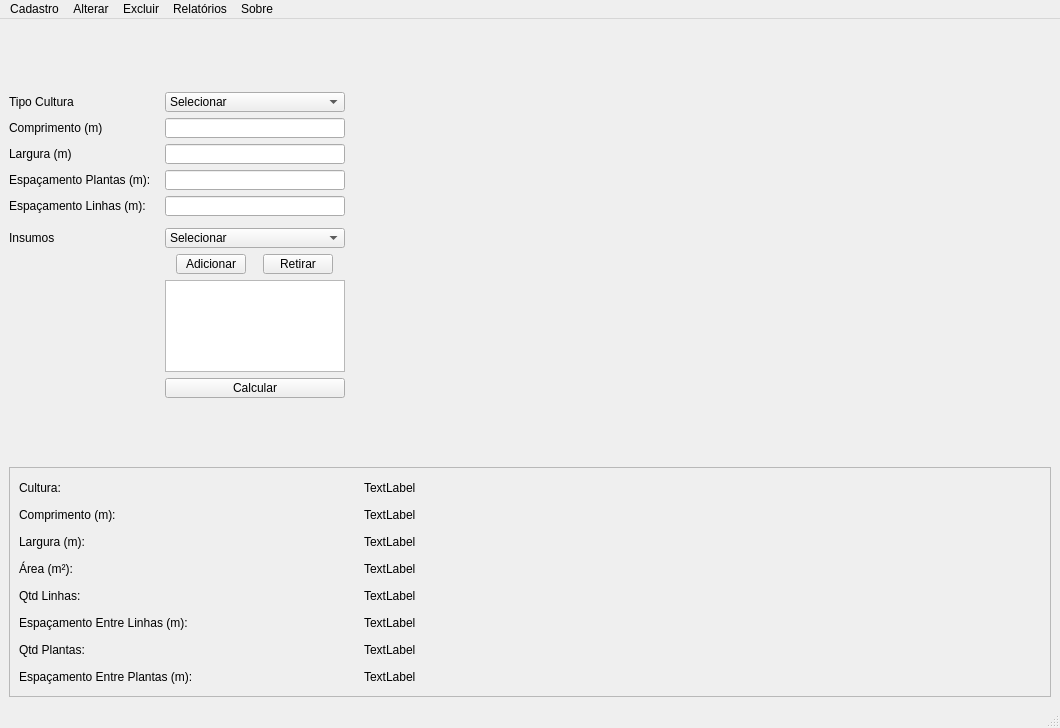
<?xml version="1.0" encoding="UTF-8"?>
<ui version="4.0">
 <class>FarmTechWindow</class>
 <widget class="QMainWindow" name="FarmTechWindow">
  <property name="geometry">
   <rect>
    <x>0</x>
    <y>0</y>
    <width>1010</width>
    <height>728</height>
   </rect>
  </property>
  <property name="windowTitle">
   <string>MainWindow</string>
  </property>
  <widget class="QWidget" name="centralwidget">
   <layout class="QGridLayout" name="gridLayout_2">
    <item row="0" column="2" rowspan="12">
     <widget class="QWidget" name="widget_graph" native="true">
      <property name="minimumSize">
       <size>
        <width>700</width>
        <height>400</height>
       </size>
      </property>
      <property name="maximumSize">
       <size>
        <width>16777215</width>
        <height>400</height>
       </size>
      </property>
     </widget>
    </item>
    <item row="8" column="1">
     <layout class="QHBoxLayout" name="horizontalLayout_3">
      <item>
       <widget class="QPushButton" name="but_insumo_add">
        <property name="minimumSize">
         <size>
          <width>70</width>
          <height>20</height>
         </size>
        </property>
        <property name="maximumSize">
         <size>
          <width>70</width>
          <height>20</height>
         </size>
        </property>
        <property name="text">
         <string>Adicionar</string>
        </property>
       </widget>
      </item>
      <item>
       <widget class="QPushButton" name="but_insumo_del">
        <property name="minimumSize">
         <size>
          <width>70</width>
          <height>20</height>
         </size>
        </property>
        <property name="maximumSize">
         <size>
          <width>70</width>
          <height>20</height>
         </size>
        </property>
        <property name="text">
         <string>Retirar</string>
        </property>
       </widget>
      </item>
     </layout>
    </item>
    <item row="12" column="0" colspan="3">
     <widget class="QFrame" name="frame">
      <property name="minimumSize">
       <size>
        <width>930</width>
        <height>230</height>
       </size>
      </property>
      <property name="maximumSize">
       <size>
        <width>16777215</width>
        <height>16777215</height>
       </size>
      </property>
      <property name="frameShape">
       <enum>QFrame::StyledPanel</enum>
      </property>
      <property name="frameShadow">
       <enum>QFrame::Raised</enum>
      </property>
      <layout class="QGridLayout" name="gridLayout">
       <item row="0" column="0">
        <widget class="QLabel" name="label_5">
         <property name="minimumSize">
          <size>
           <width>120</width>
           <height>20</height>
          </size>
         </property>
         <property name="text">
          <string>Cultura: </string>
         </property>
        </widget>
       </item>
       <item row="0" column="1" colspan="2">
        <widget class="QLabel" name="l_tipo_produto">
         <property name="text">
          <string>TextLabel</string>
         </property>
        </widget>
       </item>
       <item row="1" column="0">
        <widget class="QLabel" name="label_6">
         <property name="minimumSize">
          <size>
           <width>120</width>
           <height>20</height>
          </size>
         </property>
         <property name="text">
          <string>Comprimento (m):</string>
         </property>
        </widget>
       </item>
       <item row="1" column="1" colspan="2">
        <widget class="QLabel" name="l_comprimento">
         <property name="text">
          <string>TextLabel</string>
         </property>
        </widget>
       </item>
       <item row="2" column="0">
        <widget class="QLabel" name="label_7">
         <property name="minimumSize">
          <size>
           <width>120</width>
           <height>20</height>
          </size>
         </property>
         <property name="text">
          <string>Largura (m):</string>
         </property>
        </widget>
       </item>
       <item row="2" column="1" colspan="2">
        <widget class="QLabel" name="l_largura">
         <property name="text">
          <string>TextLabel</string>
         </property>
        </widget>
       </item>
       <item row="3" column="0">
        <widget class="QLabel" name="label_8">
         <property name="minimumSize">
          <size>
           <width>120</width>
           <height>20</height>
          </size>
         </property>
         <property name="text">
          <string>Área (m²):</string>
         </property>
        </widget>
       </item>
       <item row="4" column="0">
        <widget class="QLabel" name="label_9">
         <property name="minimumSize">
          <size>
           <width>120</width>
           <height>20</height>
          </size>
         </property>
         <property name="text">
          <string>Qtd Linhas:</string>
         </property>
        </widget>
       </item>
       <item row="6" column="0">
        <widget class="QLabel" name="label_10">
         <property name="minimumSize">
          <size>
           <width>120</width>
           <height>20</height>
          </size>
         </property>
         <property name="text">
          <string>Qtd Plantas:</string>
         </property>
        </widget>
       </item>
       <item row="3" column="1" colspan="2">
        <widget class="QLabel" name="l_area">
         <property name="text">
          <string>TextLabel</string>
         </property>
        </widget>
       </item>
       <item row="4" column="1" colspan="2">
        <widget class="QLabel" name="l_qtd_linhas">
         <property name="text">
          <string>TextLabel</string>
         </property>
        </widget>
       </item>
       <item row="5" column="0">
        <widget class="QLabel" name="label_11">
         <property name="minimumSize">
          <size>
           <width>150</width>
           <height>20</height>
          </size>
         </property>
         <property name="text">
          <string>Espaçamento Entre Linhas (m):</string>
         </property>
        </widget>
       </item>
       <item row="5" column="1" colspan="2">
        <widget class="QLabel" name="l_esp_l">
         <property name="text">
          <string>TextLabel</string>
         </property>
        </widget>
       </item>
       <item row="6" column="1" colspan="2">
        <widget class="QLabel" name="l_qtd_plantas">
         <property name="text">
          <string>TextLabel</string>
         </property>
        </widget>
       </item>
       <item row="7" column="0">
        <widget class="QLabel" name="label_12">
         <property name="minimumSize">
          <size>
           <width>150</width>
           <height>20</height>
          </size>
         </property>
         <property name="text">
          <string>Espaçamento Entre Plantas (m):</string>
         </property>
        </widget>
       </item>
       <item row="7" column="1" colspan="2">
        <widget class="QLabel" name="l_esp_p">
         <property name="text">
          <string>TextLabel</string>
         </property>
        </widget>
       </item>
      </layout>
     </widget>
    </item>
    <item row="4" column="1">
     <widget class="QLineEdit" name="le_esp_p">
      <property name="minimumSize">
       <size>
        <width>180</width>
        <height>20</height>
       </size>
      </property>
      <property name="maximumSize">
       <size>
        <width>180</width>
        <height>20</height>
       </size>
      </property>
     </widget>
    </item>
    <item row="4" column="0">
     <widget class="QLabel" name="label_14">
      <property name="minimumSize">
       <size>
        <width>150</width>
        <height>20</height>
       </size>
      </property>
      <property name="maximumSize">
       <size>
        <width>150</width>
        <height>20</height>
       </size>
      </property>
      <property name="text">
       <string>Espaçamento Plantas (m):</string>
      </property>
     </widget>
    </item>
    <item row="0" column="1">
     <spacer name="verticalSpacer_2">
      <property name="orientation">
       <enum>Qt::Vertical</enum>
      </property>
      <property name="sizeHint" stdset="0">
       <size>
        <width>20</width>
        <height>159</height>
       </size>
      </property>
     </spacer>
    </item>
    <item row="2" column="0">
     <widget class="QLabel" name="label">
      <property name="minimumSize">
       <size>
        <width>100</width>
        <height>20</height>
       </size>
      </property>
      <property name="maximumSize">
       <size>
        <width>100</width>
        <height>20</height>
       </size>
      </property>
      <property name="text">
       <string>Comprimento (m)</string>
      </property>
     </widget>
    </item>
    <item row="1" column="1">
     <widget class="QComboBox" name="cb_tipo_produto">
      <property name="minimumSize">
       <size>
        <width>180</width>
        <height>20</height>
       </size>
      </property>
      <property name="maximumSize">
       <size>
        <width>180</width>
        <height>20</height>
       </size>
      </property>
      <item>
       <property name="text">
        <string>Selecionar</string>
       </property>
      </item>
      <item>
       <property name="text">
        <string>Milho</string>
       </property>
      </item>
      <item>
       <property name="text">
        <string>Soja</string>
       </property>
      </item>
     </widget>
    </item>
    <item row="7" column="0">
     <widget class="QLabel" name="label_4">
      <property name="minimumSize">
       <size>
        <width>100</width>
        <height>20</height>
       </size>
      </property>
      <property name="maximumSize">
       <size>
        <width>100</width>
        <height>20</height>
       </size>
      </property>
      <property name="text">
       <string>Insumos</string>
      </property>
     </widget>
    </item>
    <item row="2" column="1">
     <widget class="QLineEdit" name="le_comprimento">
      <property name="minimumSize">
       <size>
        <width>180</width>
        <height>20</height>
       </size>
      </property>
      <property name="maximumSize">
       <size>
        <width>180</width>
        <height>20</height>
       </size>
      </property>
     </widget>
    </item>
    <item row="3" column="1">
     <widget class="QLineEdit" name="le_largura">
      <property name="minimumSize">
       <size>
        <width>180</width>
        <height>20</height>
       </size>
      </property>
      <property name="maximumSize">
       <size>
        <width>180</width>
        <height>20</height>
       </size>
      </property>
     </widget>
    </item>
    <item row="7" column="1">
     <widget class="QComboBox" name="cb_tipo_insumo">
      <property name="minimumSize">
       <size>
        <width>180</width>
        <height>20</height>
       </size>
      </property>
      <property name="maximumSize">
       <size>
        <width>180</width>
        <height>20</height>
       </size>
      </property>
      <item>
       <property name="text">
        <string>Selecionar</string>
       </property>
      </item>
     </widget>
    </item>
    <item row="11" column="1">
     <spacer name="verticalSpacer">
      <property name="orientation">
       <enum>Qt::Vertical</enum>
      </property>
      <property name="sizeHint" stdset="0">
       <size>
        <width>20</width>
        <height>158</height>
       </size>
      </property>
     </spacer>
    </item>
    <item row="1" column="0">
     <widget class="QLabel" name="label_3">
      <property name="minimumSize">
       <size>
        <width>100</width>
        <height>20</height>
       </size>
      </property>
      <property name="maximumSize">
       <size>
        <width>100</width>
        <height>20</height>
       </size>
      </property>
      <property name="text">
       <string>Tipo Cultura</string>
      </property>
     </widget>
    </item>
    <item row="3" column="0">
     <widget class="QLabel" name="label_2">
      <property name="minimumSize">
       <size>
        <width>100</width>
        <height>20</height>
       </size>
      </property>
      <property name="maximumSize">
       <size>
        <width>100</width>
        <height>20</height>
       </size>
      </property>
      <property name="text">
       <string>Largura (m)</string>
      </property>
     </widget>
    </item>
    <item row="10" column="1">
     <widget class="QPushButton" name="but_calcular">
      <property name="minimumSize">
       <size>
        <width>50</width>
        <height>20</height>
       </size>
      </property>
      <property name="maximumSize">
       <size>
        <width>250</width>
        <height>20</height>
       </size>
      </property>
      <property name="text">
       <string>Calcular</string>
      </property>
     </widget>
    </item>
    <item row="5" column="0">
     <widget class="QLabel" name="label_13">
      <property name="minimumSize">
       <size>
        <width>150</width>
        <height>20</height>
       </size>
      </property>
      <property name="maximumSize">
       <size>
        <width>150</width>
        <height>20</height>
       </size>
      </property>
      <property name="text">
       <string>Espaçamento Linhas (m):</string>
      </property>
     </widget>
    </item>
    <item row="5" column="1">
     <widget class="QLineEdit" name="le_esp_l">
      <property name="minimumSize">
       <size>
        <width>180</width>
        <height>20</height>
       </size>
      </property>
      <property name="maximumSize">
       <size>
        <width>180</width>
        <height>20</height>
       </size>
      </property>
     </widget>
    </item>
    <item row="9" column="1">
     <widget class="QListWidget" name="list_insumos"/>
    </item>
   </layout>
  </widget>
  <widget class="QMenuBar" name="menubar">
   <property name="geometry">
    <rect>
     <x>0</x>
     <y>0</y>
     <width>1010</width>
     <height>21</height>
    </rect>
   </property>
   <widget class="QMenu" name="menuCadastro">
    <property name="title">
     <string>Cadastro</string>
    </property>
    <addaction name="actionCultura"/>
    <addaction name="actionInsumos"/>
   </widget>
   <widget class="QMenu" name="menuAlterar">
    <property name="title">
     <string>Alterar</string>
    </property>
    <addaction name="actionCultura_2"/>
    <addaction name="actionInsumos_2"/>
   </widget>
   <widget class="QMenu" name="menuExcluir">
    <property name="title">
     <string>Excluir</string>
    </property>
    <addaction name="actionCultura_3"/>
    <addaction name="actionInsumo"/>
   </widget>
   <widget class="QMenu" name="menuRelat_rios">
    <property name="title">
     <string>Relatórios</string>
    </property>
   </widget>
   <widget class="QMenu" name="menuSobre">
    <property name="title">
     <string>Sobre</string>
    </property>
   </widget>
   <addaction name="menuCadastro"/>
   <addaction name="menuAlterar"/>
   <addaction name="menuExcluir"/>
   <addaction name="menuRelat_rios"/>
   <addaction name="menuSobre"/>
  </widget>
  <widget class="QStatusBar" name="statusbar"/>
  <action name="actionCultura">
   <property name="text">
    <string>Cultura</string>
   </property>
  </action>
  <action name="actionInsumos">
   <property name="text">
    <string>Insumos</string>
   </property>
  </action>
  <action name="actionCultura_2">
   <property name="text">
    <string>Cultura</string>
   </property>
  </action>
  <action name="actionInsumos_2">
   <property name="text">
    <string>Insumos</string>
   </property>
  </action>
  <action name="actionCultura_3">
   <property name="text">
    <string>Cultura</string>
   </property>
  </action>
  <action name="actionInsumo">
   <property name="text">
    <string>Insumo</string>
   </property>
  </action>
 </widget>
 <tabstops>
  <tabstop>cb_tipo_produto</tabstop>
  <tabstop>le_comprimento</tabstop>
  <tabstop>le_largura</tabstop>
  <tabstop>le_esp_p</tabstop>
  <tabstop>le_esp_l</tabstop>
  <tabstop>cb_tipo_insumo</tabstop>
  <tabstop>but_insumo_add</tabstop>
  <tabstop>but_insumo_del</tabstop>
  <tabstop>but_calcular</tabstop>
 </tabstops>
 <resources/>
 <connections/>
</ui>
